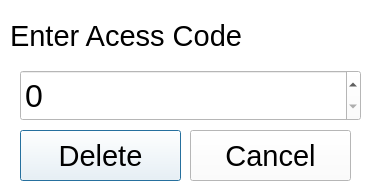
<?xml version="1.0" encoding="UTF-8"?>
<ui version="4.0">
 <class>Dialog</class>
 <widget class="QDialog" name="Dialog">
  <property name="geometry">
   <rect>
    <x>0</x>
    <y>0</y>
    <width>376</width>
    <height>192</height>
   </rect>
  </property>
  <property name="windowTitle">
   <string>Delete Book</string>
  </property>
  <property name="styleSheet">
   <string notr="true">background-color: rgb(255, 255, 255);</string>
  </property>
  <widget class="QLabel" name="label">
   <property name="geometry">
    <rect>
     <x>10</x>
     <y>10</y>
     <width>321</width>
     <height>51</height>
    </rect>
   </property>
   <property name="font">
    <font>
     <pointsize>22</pointsize>
    </font>
   </property>
   <property name="text">
    <string>Enter Acess Code</string>
   </property>
  </widget>
  <widget class="QSpinBox" name="ac">
   <property name="geometry">
    <rect>
     <x>20</x>
     <y>70</y>
     <width>341</width>
     <height>51</height>
    </rect>
   </property>
   <property name="font">
    <font>
     <pointsize>24</pointsize>
    </font>
   </property>
  </widget>
  <widget class="QPushButton" name="delete_pop">
   <property name="geometry">
    <rect>
     <x>20</x>
     <y>130</y>
     <width>161</width>
     <height>51</height>
    </rect>
   </property>
   <property name="font">
    <font>
     <pointsize>22</pointsize>
    </font>
   </property>
   <property name="text">
    <string>Delete</string>
   </property>
  </widget>
  <widget class="QPushButton" name="cancel">
   <property name="geometry">
    <rect>
     <x>190</x>
     <y>130</y>
     <width>161</width>
     <height>51</height>
    </rect>
   </property>
   <property name="font">
    <font>
     <pointsize>22</pointsize>
    </font>
   </property>
   <property name="text">
    <string>Cancel</string>
   </property>
  </widget>
 </widget>
 <resources/>
 <connections/>
</ui>
